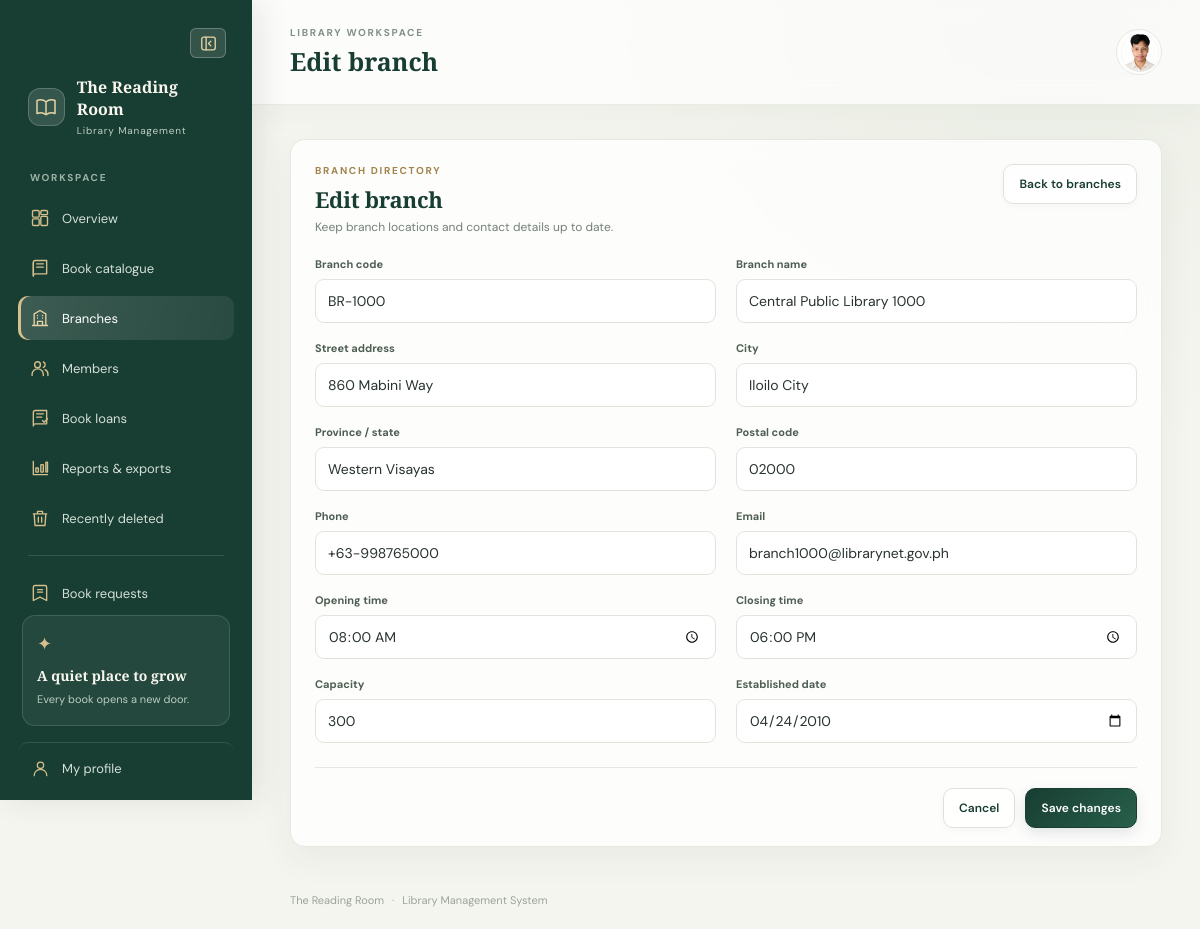
Page /branches/edit.php?id=1000 (signed in) on the committed database.
### tables this page shows
CREATE TABLE IF NOT EXISTS `branches` (
  `branch_id` int NOT NULL AUTO_INCREMENT,
  `branch_code` varchar(20) NOT NULL,
  `branch_name` varchar(100) NOT NULL,
  `street_address` varchar(150) NOT NULL,
  `city` varchar(80) NOT NULL,
  `state_province` varchar(80) NOT NULL,
  `postal_code` varchar(20) NOT NULL,
  `contact_phone` varchar(25) NOT NULL,
  `contact_email` varchar(100) NOT NULL,
  `opening_time` time NOT NULL,
  `closing_time` time NOT NULL,
  `capacity` int NOT NULL,
  `established_date` date NOT NULL,
  PRIMARY KEY (`branch_id`),
  UNIQUE KEY `branch_code` (`branch_code`)
);

### branches/edit.php (called while the page is built, shortened)
<?php
require __DIR__ . '/../includes/auth.php';
require __DIR__ . '/../database.php';
require __DIR__ . '/branch_helpers.php';
$id=(int)($_GET['id']??$_POST['id']??0); if($id<1){header('Location: index.php');exit;}
$pageTitle='Edit branch';$basePath='../';$error='';$isEdit=true;
$stmt=mysqli_prepare($conn,'SELECT * FROM branches WHERE branch_id=?');mysqli_stmt_bind_param($stmt,'i',$id);mysqli_stmt_execute($stmt);$branch=mysqli_fetch_assoc(mysqli_stmt_get_result($stmt));mysqli_stmt_close($stmt);
$values=branch_input_values($branch);
require __DIR__ . '/../includes/header.php';branch_render_form($values,$error,true);require __DIR__ . '/../includes/footer.php';

### includes/auth.php (called while the page is built, shortened)
<?php
function e($value): string
{
    return htmlspecialchars((string) ($value ?? ''), ENT_QUOTES, 'UTF-8');
}

### branches/branch_helpers.php (the view, shortened to what this page needs)
<?php
function branch_render_form(array $values, string $error, bool $isEdit): void
{
    ?>
    <section class="panel"><div class="panel-heading"><div><div class="eyebrow">BRANCH DIRECTORY</div><h2><?=$isEdit?'Edit branch':'Add a branch'?></h2><p>Keep branch locations and contact details up to date.</p></div><a class="button button-outline" href="index.php">Back to branches</a></div>
    <form method="post" class="branch-form"><input type="hidden" name="csrf_token" value="<?=e($_SESSION['csrf_token'])?>">
      <div class="form-grid">
        <?php foreach ([['branch_code','Branch code'],['branch_name','Branch name'],['street_address','Street address'],['city','City'],['state_province','Province / state'],['postal_code','Postal code'],['contact_phone','Phone'],['contact_email','Email'],['opening_time','Opening time'],['closing_time','Closing time'],['capacity','Capacity'],['established_date','Established date']] as [$name,$label]): ?>
          <div class="form-field"><label for="<?=$name?>"><?=e($label)?></label><input id="<?=$name?>" name="<?=$name?>" value="<?=e($values[$name]??'')?>" <?=$name==='contact_email'?'type="email"':($name==='opening_time'||$name==='closing_time'?'type="time"':($name==='capacity'?'type="number" min="1"':($name==='established_date'?'type="date"':'')))?> required maxlength="<?=in_array($name,['branch_code','branch_name','street_address','city','state_province','postal_code','contact_phone','contact_email'],true)?(['branch_code'=>20,'branch_name'=>100,'street_address'=>150,'city'=>80,'state_province'=>80,'postal_code'=>20,'contact_phone'=>25,'contact_email'=>100][$name]):''?>"></div>
        <?php endforeach; ?>
      </div><div class="form-actions"><a class="button button-outline" href="index.php">Cancel</a><button class="button button-primary" type="submit"><?=$isEdit?'Save changes':'Add branch'?></button></div>
    </form></section>
    <?php
}

### assets/css/style.css (style rules this page uses)
:root { --forest: #183d32; --emerald: #245746; --ivory: #f7f3ea; --gold: #c5a15d; --sage: #dde7de; --ink: #28332e; --muted: #748078; --line: #e5e8e1; --glass: rgba(255, 255, 255, 0.78); --shadow: 0 18px 50px rgba(31, 57, 43, 0.08); }
* { box-sizing: border-box; }
body { margin: 0; background: #f5f5ef; color: var(--ink); font-family: "DM Sans", Arial, sans-serif; font-size: 14px; }
a { color: inherit; text-decoration: none; }
button, input, select { font: inherit; }
button, a, select { transition: all 0.18s ease; }
.nav-label, .eyebrow { font-size: 10px; letter-spacing: 1.7px; font-weight: 700; color: #829087; }
.stat-card, .panel { background: var(--glass); border: 1px solid rgba(255, 255, 255, 0.9); box-shadow: var(--shadow); backdrop-filter: blur(14px); border-radius: 15px; }
.panel { padding: 24px 24px 18px; margin-bottom: 22px; }
.panel-heading { display: flex; align-items: center; justify-content: space-between; gap: 20px; margin-bottom: 22px; }
.panel-heading h2 { font: 600 22px "Playfair Display", Georgia, serif; color: var(--forest); margin: 7px 0 5px; }
.panel-heading p { margin: 0; color: var(--muted); font-size: 12px; }
.button { border: 1px solid transparent; border-radius: 9px; padding: 11px 15px; display: inline-flex; align-items: center; justify-content: center; gap: 10px; cursor: pointer; font-weight: 600; font-size: 12px; white-space: nowrap; }
.button-primary { border-color: var(--forest); background: var(--forest); color: white; box-shadow: 0 5px 14px rgba(24, 61, 50, 0.12); }
.button-outline { border-color: #dce3db; background: rgba(255, 255, 255, 0.7); color: var(--forest); }
.filter-bar select, .form-field select, .form-field input, .search-field input { height: 42px; border: 1px solid #dfe5dc; border-radius: 9px; background: #fff; padding: 0 12px; color: var(--ink); outline: none; }
.form-grid { display: grid; grid-template-columns: repeat(2, minmax(0, 1fr)); gap: 18px 20px; }
.form-field { display: flex; flex-direction: column; gap: 8px; }
.form-field label, .login-card label { font-size: 11px; font-weight: 700; color: #4e5e53; }
.form-field input, .form-field select { width: 100%; height: 44px; }
.form-actions { display: flex; justify-content: flex-end; gap: 10px; margin-top: 24px; padding-top: 20px; border-top: 1px solid var(--line); }
body:not(.login-page) { background: radial-gradient(ellipse at 88% 0%, rgba(219, 229, 215, .38), transparent 34%), #f5f5ef; }
.panel { border-color: rgba(222, 228, 219, .8); box-shadow: 0 12px 34px rgba(31, 57, 43, .055); }
.panel-heading { align-items: flex-start; }
.panel-heading .eyebrow { color: #a1844d; }
.panel-heading h2 { letter-spacing: -.25px; }
.button { min-height: 40px; border-radius: 10px; letter-spacing: .05px; }
.button-primary { background: linear-gradient(135deg, #183d32, #28604b); }
.button-outline { box-shadow: 0 2px 7px rgba(31,57,43,.035); }
.filter-bar select, .filter-bar input, .form-field input, .form-field select, .form-field textarea { border-color: #dfe5dc; border-radius: 9px; background-color: rgba(255,255,255,.92); }

### rows in the picture
branches: branch_code "BR-1000", branch_name "Central Public Library 1000", street_address "860 Mabini Way", city "Iloilo City", state_province "Western Visayas", postal_code "02000", contact_phone "+63-998765000", contact_email "branch1000@librarynet.gov.ph", opening_time "08:00:00", closing_time "18:00:00", capacity "300", established_date "04/24/2010"

### other values in the picture
$pageTitle "Edit branch"
$label "Branch code"
$label "Branch name"
$label "Street address"
$label "City"
$label "Province / state"
$label "Postal code"
$label "Phone"
$label "Email"
$label "Opening time"
$label "Closing time"
$label "Capacity"
$label "Established date"
